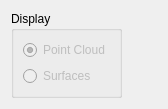
<?xml version="1.0" encoding="UTF-8"?>
<ui version="4.0">
 <class>DepthMapOptions</class>
 <widget class="QWidget" name="DepthMapOptions">
  <property name="geometry">
   <rect>
    <x>0</x>
    <y>0</y>
    <width>168</width>
    <height>104</height>
   </rect>
  </property>
  <property name="windowTitle">
   <string>Form</string>
  </property>
  <layout class="QFormLayout" name="formLayout">
   <item row="0" column="0">
    <widget class="QGroupBox" name="groupBox">
     <property name="title">
      <string>Display</string>
     </property>
     <layout class="QVBoxLayout" name="verticalLayout">
      <item>
       <widget class="QRadioButton" name="radioPoints">
        <property name="enabled">
         <bool>false</bool>
        </property>
        <property name="text">
         <string>Point Cloud</string>
        </property>
        <property name="checked">
         <bool>true</bool>
        </property>
       </widget>
      </item>
      <item>
       <widget class="QRadioButton" name="radioSurfaces">
        <property name="enabled">
         <bool>false</bool>
        </property>
        <property name="text">
         <string>Surfaces</string>
        </property>
        <property name="checked">
         <bool>false</bool>
        </property>
       </widget>
      </item>
     </layout>
    </widget>
   </item>
  </layout>
 </widget>
 <resources/>
 <connections/>
</ui>
